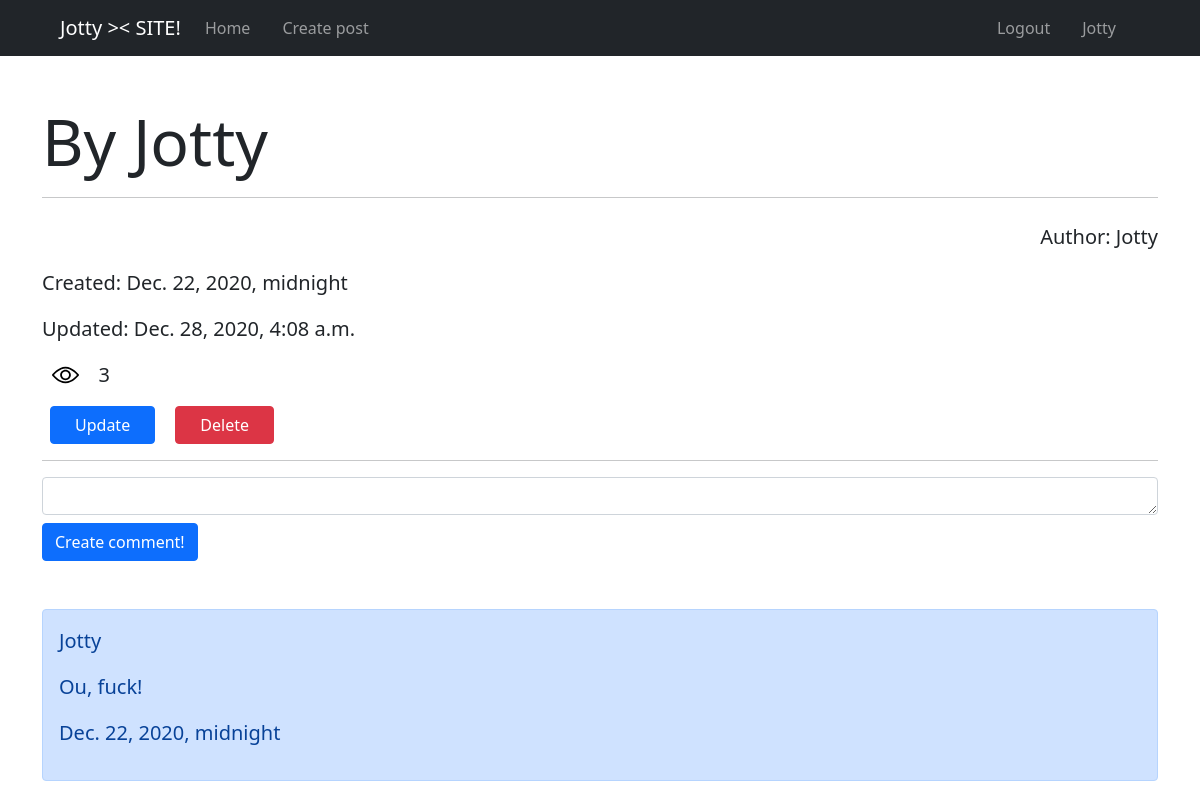
The page /23 (signed in) on the database its author committed.
### blog/models.py (models this page shows, shortened)
class Post(models.Model):
    title = models.CharField(
        max_length=255, default="Default title"
    )
    content = MarkdownxField(default="Default content")
    created_at = models.DateTimeField(auto_now_add=True)
    updated_at = models.DateTimeField(auto_now=True)
    views = models.IntegerField(default=0)
    is_published = models.BooleanField(default=False)
    author = models.ForeignKey(
        User,
        on_delete=models.SET_NULL,
        unique=False,
        null=True,
        default=None
    )
    category = models.ForeignKey('Category', default=None, null=True, on_delete=models.SET_NULL)
    class Meta:
        verbose_name = "Пост"
        verbose_name_plural = "Посты"
    def get_update_url(self):
        return f"/{self.id}/update"
    def get_delete_url(self):
        return f"/{self.id}/delete"
    def formatted_markdown(self):
        return markdownify(self.content)

class Comment(models.Model):
    author = models.ForeignKey(User, on_delete=models.CASCADE)
    post = models.ForeignKey('Post', on_delete=models.CASCADE, null=False)
    text = models.TextField()
    created_at = models.DateTimeField(auto_now_add=True)
    class Meta:
        verbose_name = "Комментарий"
        verbose_name_plural = "Комментарии"

### blog/views.py (the view, shortened to what this page needs)
# urls.py: path('<int:pk>', DetailPost.as_view(), name="detail"),
class DetailPost(FormMixin, DetailView):
    template_name = "blog/detail.html"
    model = Post
    form_class = CreateComment
    def get_queryset(self):
        if not self.request.user.is_superuser:
            return super(DetailPost, self).get_queryset().filter(is_published=True)
        else:
            return super(DetailPost, self).get_queryset()
    def get_context_data(self, **kwargs):
        data = super().get_context_data(**kwargs)
        data['comments'] = Comment.objects.filter(post=kwargs['object'].id).order_by('-created_at')
        data['is_authed'] = self.request.user.is_authenticated
        if (self.request.user == (self.get_object()).author) or self.request.user.is_superuser:
            data['is_access'] = True
        else:
            data['is_access'] = False
        data['form'] = self.get_form()
        return data
    def get(self, request, *args, **kwargs):
        post_object = self.get_object()
        post_object.views += 1
        post_object.save()
        return super().get(request, *args, **kwargs)

### blog/forms.py
class CreateComment(forms.ModelForm):
    def __init__(self, *args, **kwargs):
        super().__init__(*args, **kwargs)
        for visible in self.visible_fields():
            visible.field.widget.attrs['class'] = 'form-control'
            visible.field.widget.attrs['rows'] = '1'
            visible.field.widget.attrs['style'] = 'resize: vertical'
    class Meta:
        model = Comment
        fields = ['text', ]

### templates/blog/detail.html (shortened to what this page needs)
{% extends 'base.html' %}
{% load static %}
{% block content %}
    <div class="container mt-5">
        <h1 class="display-3 mt-3">{{ post.title }}</h1>
        <hr>
        <p class="lead mt-3 text-end">Author: {{ post.author }}</p>
        <p class="lead mt-3">Created: {{ post.created_at }}</p>
        <p class="lead mt-3">Updated: {{ post.updated_at }}</p>
        <div class="d-flex align-items-center" style="width: 7%; justify-content: space-around">
            <img src="{% static 'view.svg' %}" alt="View image" style="width: 34%">
            <span style="font-size: 20px">{{ post.views }}</span>
        </div>
        {% if is_access %}
        <div class="pt-3">
            <a href="{{ post.get_update_url }}" class="btn btn-primary mx-2 px-4">Update</a>
            <a href="{{ post.get_delete_url }}" class="btn btn-danger mx-2 px-4">Delete</a>
        </div>
        {% endif %}
        <hr>
        {% if is_authed %}
        <div class="create-comment">
            <form method="post">
                {% for field in form %}
                    {{ field }}
                {% endfor %}
                <input type="submit" value="Create comment!" class="btn btn-primary mt-2">
            </form>
        </div>
        {% endif %}
        <div class="comments mt-5">
            {% for comment in comments %}
                <div class="comment alert alert-primary mt-5" role="alert">
                        <p class="lead" style="font-size: 20px">{{ comment.author }}</p>
                        <p class="lead" style="font-size: 20px">{{ comment.text }}</p>
                        <p class="lead" style="font-size: 20px">{{ comment.created_at }}</p>
                </div>
            {% endfor %}
        </div>
    </div>
{% endblock %}

### templates/base.html (shortened to what this page needs)
<!doctype html>
<html lang="en">
<head>
    <link href="https://cdn.jsdelivr.net/npm/bootstrap@5.0.0-beta1/dist/css/bootstrap.min.css" rel="stylesheet">
</head>
<body>
    <nav class="navbar navbar-expand-lg navbar-dark bg-dark px-5">
        <div class="collapse navbar-collapse d-flex container" id="navbarSupportedContent">
            <a href="{% url 'blog:list' %}" class="navbar-brand d-flex flex-row">Jotty >< SITE!</a>
            <ul class="navbar-nav mr-auto" style="flex-direction: row; flex: 1;">
                <li class="nav-item active">
                    <a class="nav-link {% if not request.user.is_authenticated %} px-4 {% endif %}" href="{% url 'blog:list' %}">Home</a>
                </li>
                {% if request.user.is_authenticated %}
                <li class="nav-item active">
                    <a class="nav-link px-4" href="{% url 'blog:create' %}">Create post</a>
                </li>
                {% endif %}
            </ul>
            <ul class="navbar-nav mr-auto d-flex" style="flex-direction: row-reverse;">
                {% if request.user.is_authenticated %}
                    <li class="nav-item active"><span class="nav-link px-4">{{ request.user.username }}</span></li>
                    <li class="nav-item active">
                        <a href="{% url 'accounts:logout' %}" class="nav-link">Logout</a>
                    </li>
                {% endif %}
            </ul>
        </div>
    </nav>
    {% block content %}
    {% endblock %}
</body>
</html>

### rows shown on the page
Post: title "By Jotty", author "Jotty", created_at "Dec. 22, 2020, midnight", updated_at "Dec. 28, 2020, 4:08 a.m.", views "3"
Comment: author "Jotty", text "Ou, fuck!", created_at "Dec. 22, 2020, midnight"

### other values the page prints
{{ request.user.username }} "Jotty"
